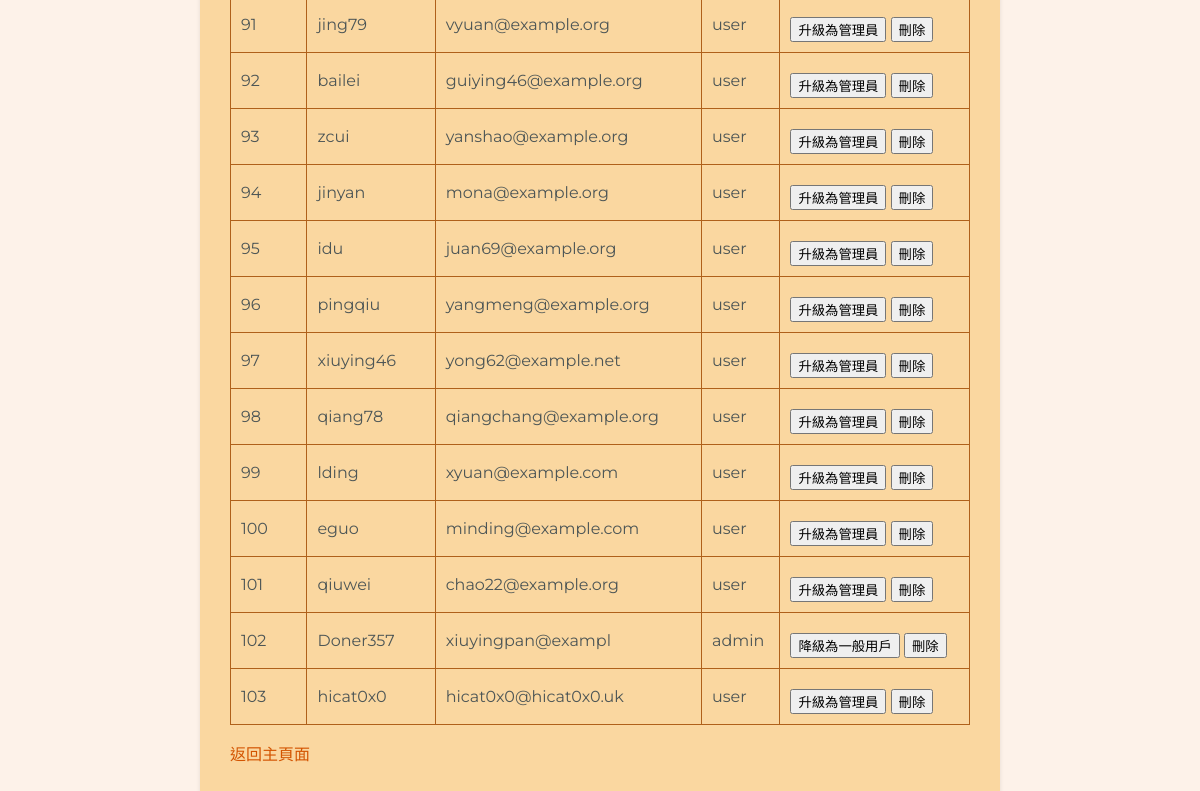
The page /admin/manage_users (signed in, lower part) on the database as committed earlier.
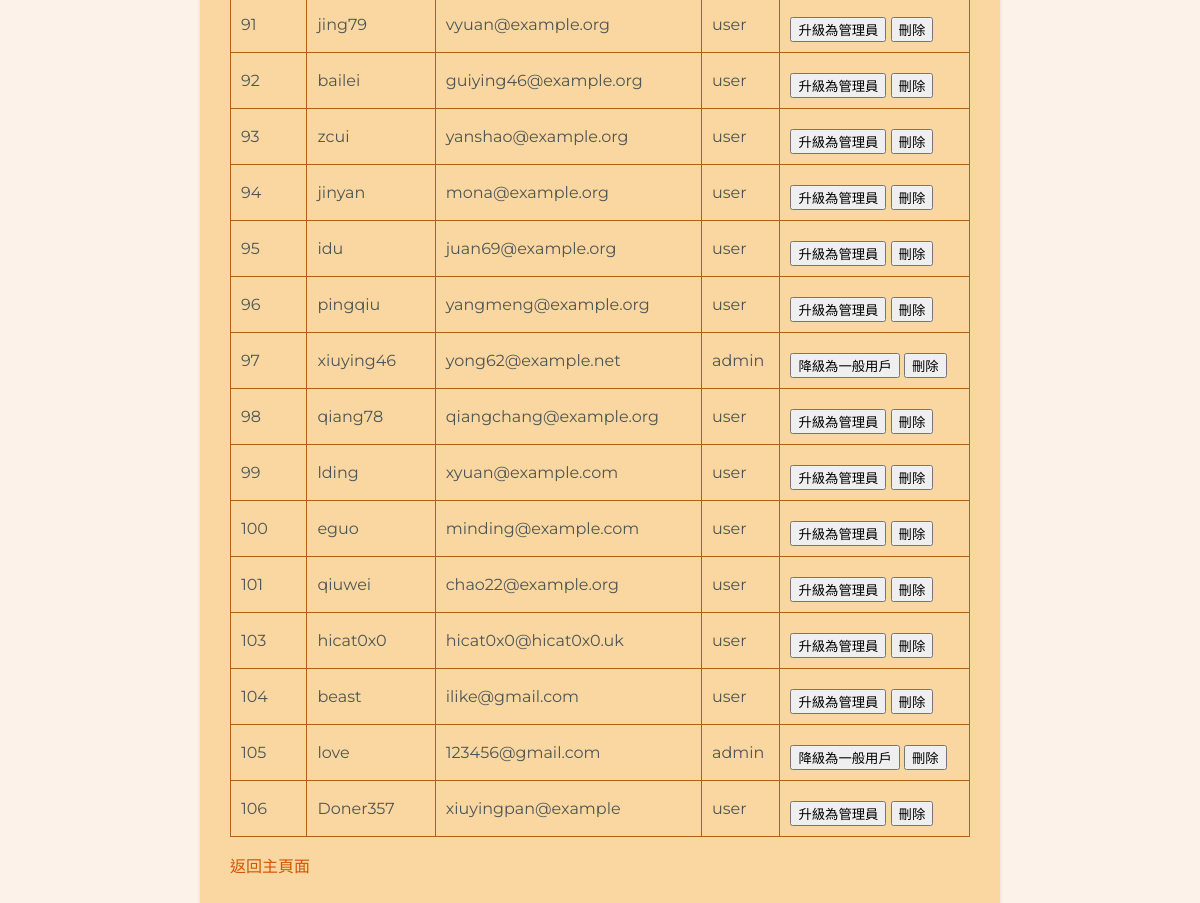
The same page on the database as committed later.
### tables this page shows
CREATE TABLE Users (
            UserID INTEGER PRIMARY KEY AUTOINCREMENT,
            Username TEXT NOT NULL UNIQUE,
            Password TEXT NOT NULL,
            Email TEXT NOT NULL UNIQUE,
            Role TEXT NOT NULL CHECK (Role IN ('user', 'admin', 'superadmin'))
        );

### app.py (the view, shortened to what this page needs)
@app.route('/admin/manage_users', methods=['GET', 'POST'])
def manage_users():
    if 'user_id' not in session:
        flash('請先登入', 'danger')
        return redirect(url_for('login'))
    if session.get('role') != 'superadmin':
        flash('請以管理員身份登入', 'danger')
        return redirect(url_for('login'))
    conn = get_db_connection()
    cursor = conn.cursor()
    cursor.execute("SELECT * FROM Users WHERE UserID != ?", (session['user_id'],))
    users = cursor.fetchall()
    conn.close()
    return render_template('manage_users.html', users=users)

### app.py (called while the page is built)
def get_db_connection():
    conn = sqlite3.connect('mall.db')
    conn.row_factory = sqlite3.Row
    return conn

### templates/manage_users.html (shortened to what this page needs)
<!DOCTYPE html>
<html lang="zh-Hant">
<head>
    <link rel="stylesheet" href="{{ url_for('static', filename='styles.css') }}">
</head>
<body onload="initializeTheme()">
    <div class="container">
        <div class="main-content">
            <table>
                {% for user in users %}
                <tr>
                    <td>{{ user['UserID'] }}</td>
                    <td>{{ user['Username'] }}</td>
                    <td>{{ user['Email'] }}</td>
                    <td>{{ user['Role'] }}</td>
                    <td>
                        {% if user['Role'] == 'user' %}
                            <form method="post" style="display:inline;">
                                <input type="submit" value="升級為管理員">
                            </form>
                        {% elif user['Role'] == 'admin' %}
                            <form method="post" style="display:inline;">
                                <input type="submit" value="降級為一般用戶">
                            </form>
                        {% endif %}
                        <form method="post" style="display:inline;">
                            <input type="submit" value="刪除">
                        </form>
                    </td>
                </tr>
                {% endfor %}
            </table>
            <p><a href="{{ url_for('admin_main_page') }}">返回主頁面</a></p>
        </div>
    </div>
</body>
</html>

### static/styles.css (style rules this page uses)
:root { --primary-color: #D35400; --secondary-color: #AF601A; --background-color: #FDF2E9; --text-color: #4D5656; --navbar-background: #F5CBA7; --navbar-text-color: #4D5656; --card-background: #FAD7A0; --card-text-color: #4D5656; --accent-color: #A04000; --modal-background: #FFFFFF; --input-background: #FFFFFF; --suggestions-background: #FFFFFF; }
body { font-family: 'Montserrat', sans-serif; background-color: var(--background-color); color: var(--text-color); margin: 0; padding: 0; height: 100vh; overflow: hidden; transition: background-color 0.3s ease, color 0.3s ease; }
.container { display: flex; height: calc(100vh - 80px); position: relative; top: 80px; transition: all 0.3s ease; }
.main-content { width: 60%; flex: 1; padding: 20px; height: calc(100vh - 80px); overflow-y: auto; box-sizing: border-box; transition: flex-basis 0.3s ease, opacity 0.3s ease; }

### templates/manage_users.html (style rules this page uses)
.container { display: flex; justify-content: center; align-items: center; flex-direction: column; height: calc(100vh - 80px); padding: 20px; box-sizing: border-box; }
.main-content { width: 100%; max-width: 800px; background-color: var(--card-background); padding: 30px; border-radius: 10px; box-shadow: 0 2px 4px rgba(0,0,0,0.1); }
table { width: 100%; margin-top: 20px; border-collapse: collapse; }
p a { color: var(--primary-color); text-decoration: none; }

Rows that differ between the two databases and show on the page:
removed Users: UserID "102", Username "Doner357", Email "xiuyingpan@exampl", Role "admin"
changed Users "xiuying46": Role "user" → "admin"; value "升級為管理員" → "降級為一般用戶"
added Users: UserID "104", Username "beast", Email "ilike@gmail.com", Role "user"
added Users: UserID "105", Username "love", Email "123456@gmail.com", Role "admin"
added Users: UserID "106", Username "Doner357", Email "xiuyingpan@example", Role "user"
